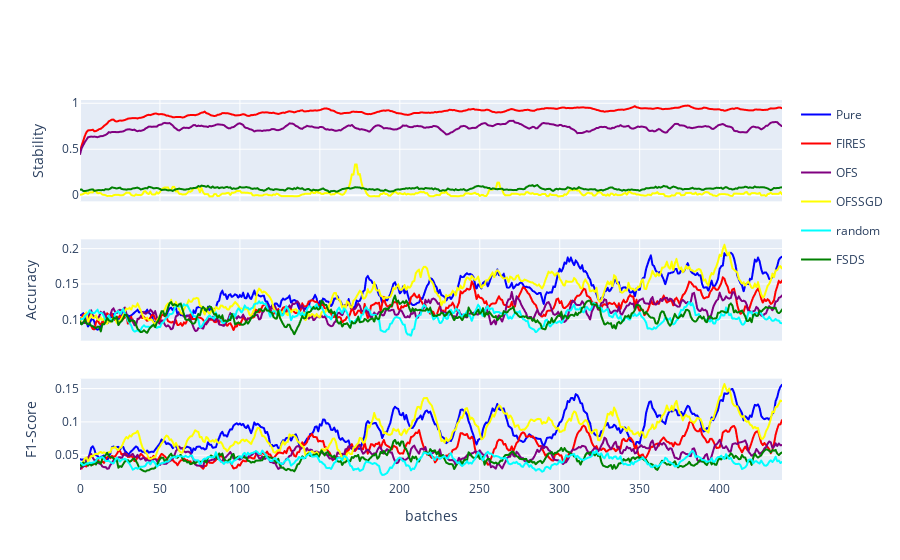

The cell this chart's notebook holds for it:
### Code cell
fig = make_subplots(rows=3, cols=1, shared_xaxes=True, vertical_spacing=0.1) # subplot_titles=("Stability","Accuracy", "F1-Score"),
for i in range(len(stability_trace)):
    stability_trace[i]["showlegend"] = False
    fig.add_trace(stability_trace[i], row=1, col=1)
for i in range(len(accuracy_trace)):
    fig.add_trace(accuracy_trace[i], row=2, col=1)
for i in range(len(f1_trace)):
    f1_trace[i]["showlegend"] = False
    fig.add_trace(f1_trace[i], row=3, col=1)
fig.update_xaxes(title_text="batches", row=3, col=1)
fig.update_yaxes(title_text="Stability", row=1, col=1)
fig.update_yaxes(title_text="Accuracy", row=2, col=1)
fig.update_yaxes(title_text="F1-Score", row=3, col=1)
fig.write_image("{}/all_scores_{}.{}".format(folder, dataset_name, export_type))
fig.show()

### Figure 1 — Plotly figure (JSON) as saved in the notebook; plotly's stock layout.template omitted (floating-point values rounded to 4 significant figures; data arrays with more than 128 entries replaced by an {"elided": "..."} marker saying what was removed)
{"data": [{"hovertemplate": "variable=FIRES<br>batches=%{x}<br>stability=%{y}<extra></extra>", "legendgroup": "FIRES", "line": {"color": "red", "dash": "solid"}, "mode": "lines", "name": "FIRES", "showlegend": false, "type": "scattergl", "x": {"elided": "440 int values"}, "xaxis": "x", "y": {"elided": "440 float values"}, "yaxis": "y"}, {"hovertemplate": "variable=OFS<br>batches=%{x}<br>stability=%{y}<extra></extra>", "legendgroup": "OFS", "line": {"color": "purple", "dash": "solid"}, "mode": "lines", "name": "OFS", "showlegend": false, "type": "scattergl", "x": {"elided": "440 int values"}, "xaxis": "x", "y": {"elided": "440 float values"}, "yaxis": "y"}, {"hovertemplate": "variable=OFSSGD<br>batches=%{x}<br>stability=%{y}<extra></extra>", "legendgroup": "OFSSGD", "line": {"color": "yellow", "dash": "solid"}, "mode": "lines", "name": "OFSSGD", "showlegend": false, "type": "scattergl", "x": {"elided": "440 int values"}, "xaxis": "x", "y": {"elided": "440 float values"}, "yaxis": "y"}, {"hovertemplate": "variable=FSDS<br>batches=%{x}<br>stability=%{y}<extra></extra>", "legendgroup": "FSDS", "line": {"color": "green", "dash": "solid"}, "mode": "lines", "name": "FSDS", "showlegend": false, "type": "scattergl", "x": {"elided": "440 int values"}, "xaxis": "x", "y": {"elided": "440 float values"}, "yaxis": "y"}, {"hovertemplate": "variable=Pure<br>batches=%{x}<br>accuracy=%{y}<extra></extra>", "legendgroup": "Pure", "line": {"color": "blue", "dash": "solid"}, "mode": "lines", "name": "Pure", "showlegend": true, "type": "scattergl", "x": {"elided": "440 int values"}, "xaxis": "x2", "y": {"elided": "440 float values"}, "yaxis": "y2"}, {"hovertemplate": "variable=FIRES<br>batches=%{x}<br>accuracy=%{y}<extra></extra>", "legendgroup": "FIRES", "line": {"color": "red", "dash": "solid"}, "mode": "lines", "name": "FIRES", "showlegend": true, "type": "scattergl", "x": {"elided": "440 int values"}, "xaxis": "x2", "y": {"elided": "440 float values"}, "yaxis": "y2"}, {"hovertemplate": "variable=OFS<br>batches=%{x}<br>accuracy=%{y}<extra></extra>", "legendgroup": "OFS", "line": {"color": "purple", "dash": "solid"}, "mode": "lines", "name": "OFS", "showlegend": true, "type": "scattergl", "x": {"elided": "440 int values"}, "xaxis": "x2", "y": {"elided": "440 float values"}, "yaxis": "y2"}, {"hovertemplate": "variable=OFSSGD<br>batches=%{x}<br>accuracy=%{y}<extra></extra>", "legendgroup": "OFSSGD", "line": {"color": "yellow", "dash": "solid"}, "mode": "lines", "name": "OFSSGD", "showlegend": true, "type": "scattergl", "x": {"elided": "440 int values"}, "xaxis": "x2", "y": {"elided": "440 float values"}, "yaxis": "y2"}, {"hovertemplate": "variable=random<br>batches=%{x}<br>accuracy=%{y}<extra></extra>", "legendgroup": "random", "line": {"color": "cyan", "dash": "solid"}, "mode": "lines", "name": "random", "showlegend": true, "type": "scattergl", "x": {"elided": "440 int values"}, "xaxis": "x2", "y": {"elided": "440 float values"}, "yaxis": "y2"}, {"hovertemplate": "variable=FSDS<br>batches=%{x}<br>accuracy=%{y}<extra></extra>", "legendgroup": "FSDS", "line": {"color": "green", "dash": "solid"}, "mode": "lines", "name": "FSDS", "showlegend": true, "type": "scattergl", "x": {"elided": "440 int values"}, "xaxis": "x2", "y": {"elided": "440 float values"}, "yaxis": "y2"}, {"hovertemplate": "variable=Pure<br>batches=%{x}<br>accuracy=%{y}<extra></extra>", "legendgroup": "Pure", "line": {"color": "blue", "dash": "solid"}, "mode": "lines", "name": "Pure", "showlegend": false, "type": "scattergl", "x": {"elided": "440 int values"}, "xaxis": "x3", "y": {"elided": "440 float values"}, "yaxis": "y3"}, {"hovertemplate": "variable=FIRES<br>batches=%{x}<br>accuracy=%{y}<extra></extra>", "legendgroup": "FIRES", "line": {"color": "red", "dash": "solid"}, "mode": "lines", "name": "FIRES", "showlegend": false, "type": "scattergl", "x": {"elided": "440 int values"}, "xaxis": "x3", "y": {"elided": "440 float values"}, "yaxis": "y3"}, {"hovertemplate": "variable=OFS<br>batches=%{x}<br>accuracy=%{y}<extra></extra>", "legendgroup": "OFS", "line": {"color": "purple", "dash": "solid"}, "mode": "lines", "name": "OFS", "showlegend": false, "type": "scattergl", "x": {"elided": "440 int values"}, "xaxis": "x3", "y": {"elided": "440 float values"}, "yaxis": "y3"}, {"hovertemplate": "variable=OFSSGD<br>batches=%{x}<br>accuracy=%{y}<extra></extra>", "legendgroup": "OFSSGD", "line": {"color": "yellow", "dash": "solid"}, "mode": "lines", "name": "OFSSGD", "showlegend": false, "type": "scattergl", "x": {"elided": "440 int values"}, "xaxis": "x3", "y": {"elided": "440 float values"}, "yaxis": "y3"}, {"hovertemplate": "variable=FSDS<br>batches=%{x}<br>accuracy=%{y}<extra></extra>", "legendgroup": "FSDS", "line": {"color": "green", "dash": "solid"}, "mode": "lines", "name": "FSDS", "showlegend": false, "type": "scattergl", "x": {"elided": "440 int values"}, "xaxis": "x3", "y": {"elided": "440 float values"}, "yaxis": "y3"}, {"hovertemplate": "variable=random<br>batches=%{x}<br>accuracy=%{y}<extra></extra>", "legendgroup": "random", "line": {"color": "cyan", "dash": "solid"}, "mode": "lines", "name": "random", "showlegend": false, "type": "scattergl", "x": {"elided": "440 int values"}, "xaxis": "x3", "y": {"elided": "440 float values"}, "yaxis": "y3"}], "layout": {"xaxis": {"anchor": "y", "domain": [0, 1], "matches": "x3", "showticklabels": false}, "xaxis2": {"anchor": "y2", "domain": [0, 1], "matches": "x3", "showticklabels": false}, "xaxis3": {"anchor": "y3", "domain": [0, 1], "title": {"text": "batches"}}, "yaxis": {"anchor": "x", "domain": [0.7333, 1], "title": {"text": "Stability"}}, "yaxis2": {"anchor": "x2", "domain": [0.3667, 0.6333], "title": {"text": "Accuracy"}}, "yaxis3": {"anchor": "x3", "domain": [0, 0.2667], "title": {"text": "F1-Score"}}}}
